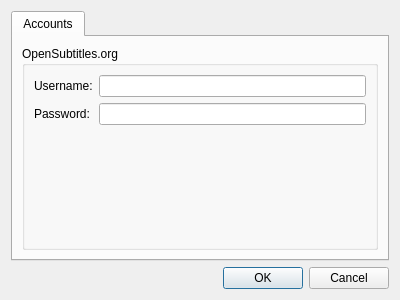
<?xml version="1.0" encoding="UTF-8"?>
<ui version="4.0">
 <class>SettingsDialog</class>
 <widget class="QDialog" name="SettingsDialog">
  <property name="geometry">
   <rect>
    <x>0</x>
    <y>0</y>
    <width>400</width>
    <height>300</height>
   </rect>
  </property>
  <property name="windowTitle">
   <string>Settings</string>
  </property>
  <layout class="QGridLayout" name="gridLayout">
   <item row="1" column="0">
    <widget class="QDialogButtonBox" name="buttonBox">
     <property name="orientation">
      <enum>Qt::Horizontal</enum>
     </property>
     <property name="standardButtons">
      <set>QDialogButtonBox::Cancel|QDialogButtonBox::Ok</set>
     </property>
    </widget>
   </item>
   <item row="0" column="0">
    <widget class="QTabWidget" name="tabWidget">
     <property name="currentIndex">
      <number>0</number>
     </property>
     <widget class="QWidget" name="tab">
      <attribute name="title">
       <string>Accounts</string>
      </attribute>
      <layout class="QGridLayout" name="gridLayout_2">
       <item row="0" column="0">
        <widget class="QGroupBox" name="OSBox">
         <property name="title">
          <string>OpenSubtitles.org</string>
         </property>
         <layout class="QFormLayout" name="formLayout">
          <item row="0" column="0">
           <widget class="QLabel" name="usernameLabel">
            <property name="text">
             <string>Username:</string>
            </property>
           </widget>
          </item>
          <item row="0" column="1">
           <widget class="QLineEdit" name="userEdit"/>
          </item>
          <item row="1" column="0">
           <widget class="QLabel" name="passwordLabel">
            <property name="text">
             <string>Password:</string>
            </property>
           </widget>
          </item>
          <item row="1" column="1">
           <widget class="QLineEdit" name="passEdit">
            <property name="echoMode">
             <enum>QLineEdit::Password</enum>
            </property>
           </widget>
          </item>
         </layout>
        </widget>
       </item>
      </layout>
     </widget>
    </widget>
   </item>
  </layout>
 </widget>
 <resources/>
 <connections>
  <connection>
   <sender>buttonBox</sender>
   <signal>accepted()</signal>
   <receiver>SettingsDialog</receiver>
   <slot>accept()</slot>
   <hints>
    <hint type="sourcelabel">
     <x>248</x>
     <y>254</y>
    </hint>
    <hint type="destinationlabel">
     <x>157</x>
     <y>274</y>
    </hint>
   </hints>
  </connection>
  <connection>
   <sender>buttonBox</sender>
   <signal>rejected()</signal>
   <receiver>SettingsDialog</receiver>
   <slot>reject()</slot>
   <hints>
    <hint type="sourcelabel">
     <x>316</x>
     <y>260</y>
    </hint>
    <hint type="destinationlabel">
     <x>286</x>
     <y>274</y>
    </hint>
   </hints>
  </connection>
 </connections>
</ui>
